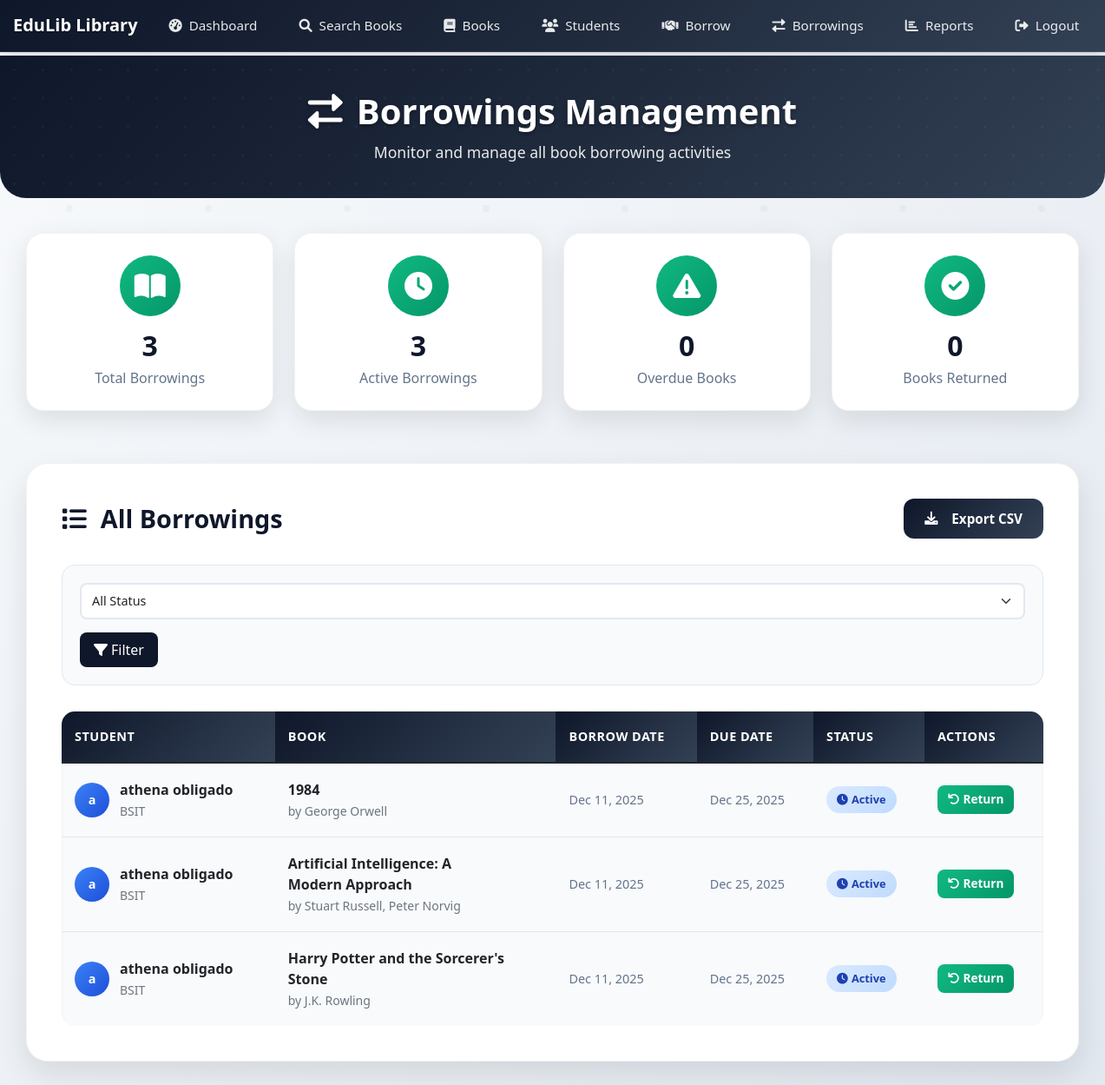
/borrowings (signed in), run on the app's committed database.
### app/models.py (models this page shows, shortened)
class Borrowing(db.Model):
    id = db.Column(db.Integer, primary_key=True)
    student_id = db.Column(db.Integer, db.ForeignKey('student.id'), nullable=False)
    book_id = db.Column(db.Integer, db.ForeignKey('book.id'), nullable=False)
    borrow_date = db.Column(db.DateTime, nullable=False, default=datetime.utcnow)
    due_date = db.Column(db.DateTime, nullable=False)
    return_date = db.Column(db.DateTime)
    status = db.Column(db.String(20), nullable=False, default='borrowed')

class Student(UserMixin, db.Model):
    id = db.Column(db.Integer, primary_key=True)
    email = db.Column(db.String(120), unique=True, nullable=False)
    password_hash = db.Column(db.String(128))
    full_name = db.Column(db.String(100), nullable=False)
    class_name = db.Column(db.String(50), nullable=False)
    school = db.Column(db.String(100), nullable=False)
    contact = db.Column(db.String(100))
    is_admin = db.Column(db.Boolean, default=False)
    borrowings = db.relationship('Borrowing', backref='student', lazy=True)

class Book(db.Model):
    id = db.Column(db.Integer, primary_key=True)
    isbn = db.Column(db.String(13), unique=True, nullable=False)
    title = db.Column(db.String(200), nullable=False)
    author = db.Column(db.String(100), nullable=False)
    genre = db.Column(db.String(50))
    quantity = db.Column(db.Integer, nullable=False, default=1)
    available_quantity = db.Column(db.Integer, nullable=False, default=1)
    borrowings = db.relationship('Borrowing', backref='book', lazy=True)

### app/routes.py (the view)
@bp.route('/borrowings')
@admin_required
def borrowings():
    from datetime import datetime
    borrowings = Borrowing.query.order_by(Borrowing.borrow_date.desc()).all()
    current_time = datetime.utcnow()
    total_borrowings = len(borrowings)
    active_count = sum(1 for b in borrowings if b.status == 'borrowed')
    overdue_count = sum(1 for b in borrowings if b.status == 'borrowed' and b.due_date < current_time)
    returned_count = sum(1 for b in borrowings if b.status == 'returned')
    return render_template('borrowings.html',
                         borrowings=borrowings,
                         current_time=current_time,
                         total_borrowings=total_borrowings,
                         active_count=active_count,
                         overdue_count=overdue_count,
                         returned_count=returned_count)

### app/__init__.py (called while the page is built)
@login_manager.user_loader
def load_user(user_id):
    from .models import Student
    return Student.query.get(int(user_id))

### app/routes.py (called while the page is built)
def admin_required(f):
    @wraps(f)
    def decorated_function(*args, **kwargs):
        if not current_user.is_authenticated or not current_user.is_admin:
            flash('Access denied. This is for administrators only.')
            return redirect(url_for('main.dashboard'))
        return f(*args, **kwargs)
    return decorated_function

### app/templates/borrowings.html (shortened to what this page needs)
{% extends "base.html" %}
{% block content %}
<div class="page-header">
    <div class="container">
        <div class="row">
            <div class="col-12 text-center">
                <h1><i class="fas fa-exchange-alt me-3"></i>Borrowings Management</h1>
                <p>Monitor and manage all book borrowing activities</p>
            </div>
        </div>
    </div>
</div>
<div class="container">
    <div class="stats-section">
        <div class="row">
            <div class="col-lg-3 col-md-6">
                <div class="stats-card">
                    <div class="icon-wrapper">
                        <i class="fas fa-book-open"></i>
                    </div>
                    <h3>{{ borrowings|length }}</h3>
                    <p>Total Borrowings</p>
                </div>
            </div>
            <div class="col-lg-3 col-md-6">
                <div class="stats-card">
                    <div class="icon-wrapper">
                        <i class="fas fa-clock"></i>
                    </div>
                    <h3>{{ active_count }}</h3>
                    <p>Active Borrowings</p>
                </div>
            </div>
            <div class="col-lg-3 col-md-6">
                <div class="stats-card">
                    <div class="icon-wrapper">
                        <i class="fas fa-exclamation-triangle"></i>
                    </div>
                    <h3>{% set overdue_count = 0 %}{% for b in borrowings %}{% if b.status == 'borrowed' and b.due_date < b.borrow_date.replace(hour=23, minute=59, second=59) %}{% set overdue_count = overdue_count + 1 %}{% endif %}{% endfor %}{{ overdue_count }}</h3>
                    <p>Overdue Books</p>
                </div>
            </div>
            <div class="col-lg-3 col-md-6">
                <div class="stats-card">
                    <div class="icon-wrapper">
                        <i class="fas fa-check-circle"></i>
                    </div>
                    <h3>{{ returned_count }}</h3>
                    <p>Books Returned</p>
                </div>
            </div>
        </div>
    </div>
    <div class="content-section">
        <div class="section-header">
            <h3><i class="fas fa-list me-3"></i>All Borrowings</h3>
            <a href="{{ url_for('main.export_borrowings_csv') }}" class="btn-export-header">
                <i class="fas fa-download me-2"></i>Export CSV
            </a>
        </div>
        {% if borrowings %}
        <div class="filter-section">
            <div class="filter-controls">
                <select class="form-select filter-select" id="statusFilter">
                    <option value="">All Status</option>
                </select>
                <button class="btn btn-filter" onclick="filterBorrowings()">
                    <i class="fas fa-filter me-1"></i>Filter
                </button>
            </div>
        </div>
        <div class="borrowings-table-container">
            <div class="table-responsive">
                <table class="table borrowings-table">
                    <thead>
                        <tr>
                            <th>Student</th>
                            <th>Book</th>
                            <th>Borrow Date</th>
                            <th>Due Date</th>
                            <th>Status</th>
                            <th>Actions</th>
                        </tr>
                    </thead>
                    <tbody>
                        {% for borrowing in borrowings %}
                        <tr data-status="{{ borrowing.status }}">
                            <td>
                                <div class="student-info">
                                    <div class="student-avatar">
                                        {{ borrowing.student.full_name[0] }}
                                    </div>
                                    <div>
                                        <div class="fw-bold text-dark">{{ borrowing.student.full_name }}</div>
                                        <small class="text-muted">{{ borrowing.student.class_name }}</small>
                                    </div>
                                </div>
                            </td>
                            <td>
                                <div class="book-info">
                                    <div class="fw-bold text-dark">{{ borrowing.book.title }}</div>
                                    <small class="text-muted">by {{ borrowing.book.author }}</small>
                                </div>
                            </td>
                            <td>
                                <div class="date-info">
                                    {{ borrowing.borrow_date.strftime('%b %d, %Y') }}
                                </div>
                            </td>
                            <td>
                                <div class="date-info {% if borrowing.status == 'borrowed' and borrowing.due_date < current_time %}overdue-date{% else %}due-date{% endif %}">
                                    {{ borrowing.due_date.strftime('%b %d, %Y') }}
                                </div>
                            </td>
                            <td>
                                {% if borrowing.status == 'borrowed' %}
                                    {% if borrowing.due_date < current_time %}
                                        <span class="status-badge status-overdue">
                                            <i class="fas fa-exclamation-triangle me-1"></i>Overdue
                                        </span>
                                    {% else %}
                                        <span class="status-badge status-active">
                                            <i class="fas fa-clock me-1"></i>Active
                                        </span>
                                    {% endif %}
                                {% else %}
                                    <span class="status-badge status-returned">
                                        <i class="fas fa-check me-1"></i>Returned
                                    </span>
                                {% endif %}
                            </td>
                            <td>
                                {% if borrowing.status == 'borrowed' %}
                                    <form method="POST" action="{{ url_for('main.return_book', id=borrowing.id) }}" style="display:inline;">
                                        <button type="submit" class="btn-return-book" onclick="return confirm('Mark this book as returned?')">
                                            <i class="fas fa-undo me-1"></i>Return
                                        </button>
                                    </form>
                                {% endif %}
                            </td>
                        </tr>
                        {% endfor %}
                    </tbody>
                </table>
            </div>
        </div>
        {% else %}
        <div class="empty-state">
            <i class="fas fa-exchange-alt"></i>
            <h4>No Borrowing Records</h4>
            <p>There are no borrowing records in the system yet. Students will appear here once they start borrowing books.</p>
        </div>
        {% endif %}
    </div>
</div>
{% endblock %}

### app/templates/base.html (style rules this page uses)
body { font-family: 'Segoe UI', Tahoma, Geneva, Verdana, sans-serif; background: linear-gradient(135deg, #f8fafc 0%, #e2e8f0 100%); min-height: 100vh; position: relative; }
body::before { content: ''; position: fixed; top: 0; left: 0; width: 100%; height: 100%; pointer-events: none; z-index: -1; }
.container { max-width: 100%; padding-left: 15px; padding-right: 15px; }
.btn { border-radius: 25px; font-weight: 600; transition: all 0.3s ease; }

### app/templates/borrowings.html (style rules this page uses)
.page-header { background: linear-gradient(135deg, #0f172a 0%, #1e293b 50%, #334155 100%); color: white; padding: 40px 0; margin: -20px -15px 40px -15px; border-radius: 0 0 30px 30px; position: relative; overflow: hidden; }
.page-header::before { content: ''; position: absolute; top: 0; left: 0; right: 0; bottom: 0; pointer-events: none; }
.page-header h1 { font-size: 2.5rem; font-weight: 700; margin-bottom: 10px; text-shadow: 0 2px 4px rgba(0,0,0,0.3); }
.page-header p { font-size: 1.1rem; opacity: 0.9; margin-bottom: 0; }
.stats-section { margin-bottom: 40px; }
.stats-card { background: white; border-radius: 20px; padding: 25px; text-align: center; box-shadow: 0 10px 30px rgba(0,0,0,0.1); border: 1px solid rgba(0,0,0,0.05); transition: all 0.3s ease; margin-bottom: 20px; }
.stats-card .icon-wrapper { width: 70px; height: 70px; border-radius: 50%; display: flex; align-items: center; justify-content: center; margin: 0 auto 15px; font-size: 2rem; }
.stats-card:nth-child(1) .icon-wrapper { background: linear-gradient(135deg, #10b981, #059669); color: white; }
.stats-card h3 { font-size: 2rem; font-weight: 700; color: #0f172a; margin-bottom: 5px; }
.stats-card p { color: #64748b; font-weight: 500; margin-bottom: 0; }
.content-section { background: white; border-radius: 25px; padding: 40px; box-shadow: 0 15px 35px rgba(0,0,0,0.1); border: 1px solid rgba(0,0,0,0.05); margin-bottom: 40px; }
.section-header { display: flex; justify-content: space-between; align-items: center; margin-bottom: 30px; flex-wrap: wrap; gap: 20px; }
.section-header h3 { color: #0f172a; font-weight: 700; font-size: 1.8rem; margin-bottom: 0; }
.filter-section { background: #f8fafc; border-radius: 15px; padding: 20px; margin-bottom: 30px; border: 1px solid #e2e8f0; }
.filter-controls { display: flex; gap: 15px; align-items: end; flex-wrap: wrap; }
.filter-select { min-width: 150px; }
.form-select { border: 2px solid #e2e8f0; border-radius: 8px; padding: 8px 12px; font-size: 0.9rem; }
.btn-filter { background: #0f172a; border: none; color: white; padding: 8px 16px; border-radius: 8px; font-weight: 500; transition: all 0.3s ease; }
.borrowings-table-container { background: #f8fafc; border-radius: 15px; overflow: hidden; box-shadow: inset 0 2px 4px rgba(0,0,0,0.05); }
.borrowings-table { margin-bottom: 0; background: transparent; }
.borrowings-table thead th { background: linear-gradient(135deg, #0f172a, #334155); color: white; border: none; padding: 18px 15px; font-weight: 600; font-size: 0.9rem; text-transform: uppercase; letter-spacing: 0.5px; }
.borrowings-table tbody td { padding: 18px 15px; border-bottom: 1px solid #e2e8f0; color: #64748b; font-weight: 500; vertical-align: middle; }
.borrowings-table tbody tr:last-child td { border-bottom: none; }
.student-info { display: flex; align-items: center; }
.student-avatar { width: 40px; height: 40px; border-radius: 50%; background: linear-gradient(135deg, #3b82f6, #1d4ed8); display: flex; align-items: center; justify-content: center; color: white; font-weight: 600; margin-right: 12px; font-size: 0.9rem; }
.book-info { max-width: 250px; }
.status-badge { padding: 6px 12px; border-radius: 20px; font-size: 0.8rem; font-weight: 600; display: inline-block; }
.status-active { background: linear-gradient(135deg, #dbeafe, #bfdbfe); color: #1e40af; }
.date-info { font-size: 0.9rem; }
.due-date { color: #64748b; }
.btn-return-book { background: linear-gradient(135deg, #10b981, #059669); border: none; color: white; padding: 6px 12px; border-radius: 8px; font-size: 0.85rem; font-weight: 600; text-decoration: none; transition: all 0.3s ease; }
.btn-export-header { background: linear-gradient(135deg, #0f172a, #334155); border: none; color: white; padding: 12px 24px; border-radius: 12px; font-weight: 600; font-size: 0.95rem; text-decoration: none; transition: all 0.3s ease; display: inline-flex; align-items: center; gap: 8px; }

### data on the page
Borrowing: student "a", student.full_name "athena obligado", student.class_name "BSIT", book "1984", book.author "George Orwell", borrow_date "Dec 11, 2025", due_date "Dec 25, 2025", status "borrowed" (drawn)
Borrowing: student "a", student.full_name "athena obligado", student.class_name "BSIT", book "Artificial Intelligence: A Modern Approach", book.author "Stuart Russell, Peter Norvig", borrow_date "Dec 11, 2025", due_date "Dec 25, 2025", status "borrowed" (drawn)
Borrowing: student "a", student.full_name "athena obligado", student.class_name "BSIT", book "Harry Potter and the Sorcerer's Stone", book.author "J.K. Rowling", borrow_date "Dec 11, 2025", due_date "Dec 25, 2025", status "borrowed" (drawn)

### other printed values
{{ borrowings|length }} "3"
{{ active_count }} "3"
{{ overdue_count }} "0"
{{ returned_count }} "0"
